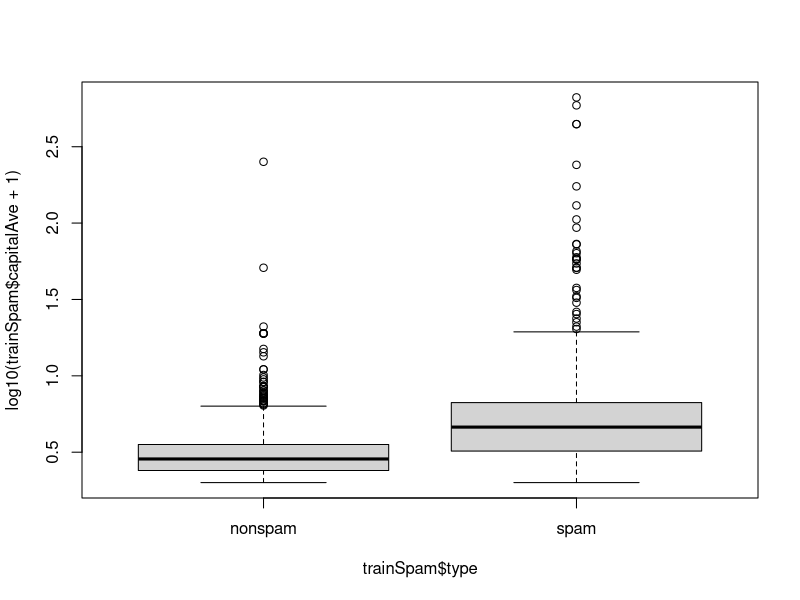
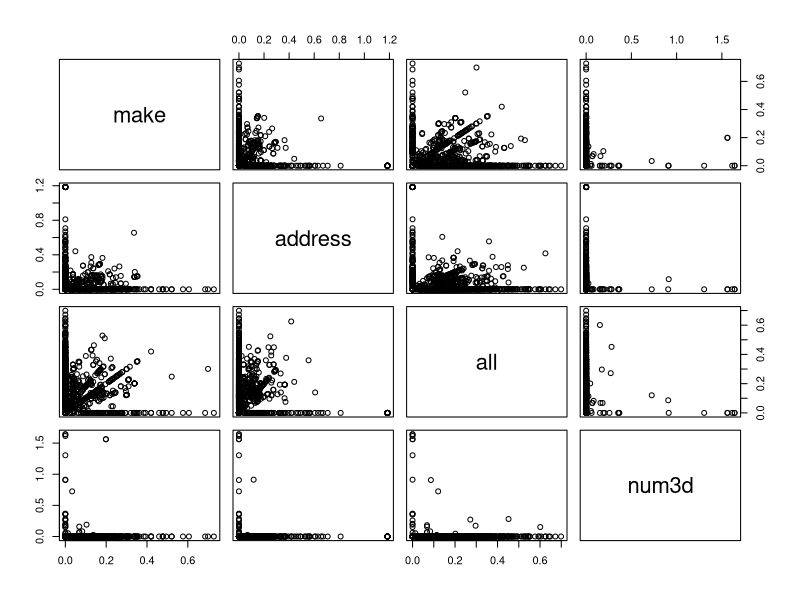

Write the R code that produced these figures, in order.
##install kernlab if it is not already there
if("kernlab" %in% rownames(installed.packages()) == FALSE) {
  install.packages("kernlab")
}

##source kernlab and the dataset 'spam' that comes with it
library(kernlab)
data(spam)
str(spam)

##perform a subsampling (for training and testing purposes)
set.seed(3435)
trainIndicator = rbinom(4601, size =1, prob = 0.5)
table(trainIndicator)
trainSpam=spam[trainIndicator == 1,]
testSpam=spam[trainIndicator==0,]

##inspect the trainingset trainSpam
names(trainSpam)
head(trainSpam,5)
table(trainSpam$type)
##omdat er veel nullen in de dataset zitten maken we het een beetje compacter en veranderen de nullen in een 1 zodat je een log mag toepassen
plot(log10(trainSpam$capitalAve +1) ~trainSpam$type)
plot(log10(trainSpam[,1:4]+1))
